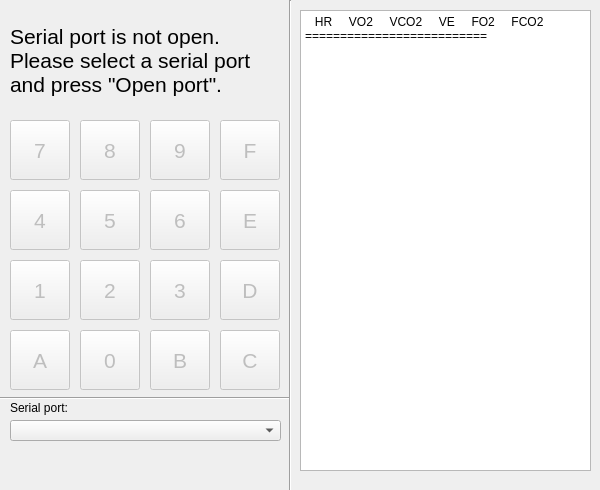
<?xml version="1.0" encoding="UTF-8"?>
<ui version="4.0">
 <class>vo2000interface</class>
 <widget class="QDialog" name="vo2000interface">
  <property name="geometry">
   <rect>
    <x>0</x>
    <y>0</y>
    <width>600</width>
    <height>490</height>
   </rect>
  </property>
  <property name="windowTitle">
   <string>VO2000 Interface</string>
  </property>
  <widget class="QLabel" name="display">
   <property name="geometry">
    <rect>
     <x>10</x>
     <y>10</y>
     <width>271</width>
     <height>101</height>
    </rect>
   </property>
   <property name="font">
    <font>
     <pointsize>16</pointsize>
    </font>
   </property>
   <property name="text">
    <string>Serial port is not open.
Please select a serial port
and press &quot;Open port&quot;.</string>
   </property>
  </widget>
  <widget class="QPushButton" name="pushButton_7">
   <property name="enabled">
    <bool>false</bool>
   </property>
   <property name="geometry">
    <rect>
     <x>10</x>
     <y>120</y>
     <width>60</width>
     <height>60</height>
    </rect>
   </property>
   <property name="font">
    <font>
     <pointsize>16</pointsize>
    </font>
   </property>
   <property name="text">
    <string>7</string>
   </property>
  </widget>
  <widget class="QPushButton" name="pushButton_8">
   <property name="enabled">
    <bool>false</bool>
   </property>
   <property name="geometry">
    <rect>
     <x>80</x>
     <y>120</y>
     <width>60</width>
     <height>60</height>
    </rect>
   </property>
   <property name="font">
    <font>
     <pointsize>16</pointsize>
    </font>
   </property>
   <property name="text">
    <string>8</string>
   </property>
  </widget>
  <widget class="QPushButton" name="pushButton_9">
   <property name="enabled">
    <bool>false</bool>
   </property>
   <property name="geometry">
    <rect>
     <x>150</x>
     <y>120</y>
     <width>60</width>
     <height>60</height>
    </rect>
   </property>
   <property name="font">
    <font>
     <pointsize>16</pointsize>
    </font>
   </property>
   <property name="text">
    <string>9</string>
   </property>
  </widget>
  <widget class="QPushButton" name="pushButton_F">
   <property name="enabled">
    <bool>false</bool>
   </property>
   <property name="geometry">
    <rect>
     <x>220</x>
     <y>120</y>
     <width>60</width>
     <height>60</height>
    </rect>
   </property>
   <property name="font">
    <font>
     <pointsize>16</pointsize>
    </font>
   </property>
   <property name="text">
    <string>F</string>
   </property>
  </widget>
  <widget class="QPushButton" name="pushButton_6">
   <property name="enabled">
    <bool>false</bool>
   </property>
   <property name="geometry">
    <rect>
     <x>150</x>
     <y>190</y>
     <width>60</width>
     <height>60</height>
    </rect>
   </property>
   <property name="font">
    <font>
     <pointsize>16</pointsize>
    </font>
   </property>
   <property name="text">
    <string>6</string>
   </property>
  </widget>
  <widget class="QPushButton" name="pushButton_E">
   <property name="enabled">
    <bool>false</bool>
   </property>
   <property name="geometry">
    <rect>
     <x>220</x>
     <y>190</y>
     <width>60</width>
     <height>60</height>
    </rect>
   </property>
   <property name="font">
    <font>
     <pointsize>16</pointsize>
    </font>
   </property>
   <property name="text">
    <string>E</string>
   </property>
  </widget>
  <widget class="QPushButton" name="pushButton_5">
   <property name="enabled">
    <bool>false</bool>
   </property>
   <property name="geometry">
    <rect>
     <x>80</x>
     <y>190</y>
     <width>60</width>
     <height>60</height>
    </rect>
   </property>
   <property name="font">
    <font>
     <pointsize>16</pointsize>
    </font>
   </property>
   <property name="text">
    <string>5</string>
   </property>
  </widget>
  <widget class="QPushButton" name="pushButton_4">
   <property name="enabled">
    <bool>false</bool>
   </property>
   <property name="geometry">
    <rect>
     <x>10</x>
     <y>190</y>
     <width>60</width>
     <height>60</height>
    </rect>
   </property>
   <property name="font">
    <font>
     <pointsize>16</pointsize>
    </font>
   </property>
   <property name="text">
    <string>4</string>
   </property>
  </widget>
  <widget class="QPushButton" name="pushButton_3">
   <property name="enabled">
    <bool>false</bool>
   </property>
   <property name="geometry">
    <rect>
     <x>150</x>
     <y>260</y>
     <width>60</width>
     <height>60</height>
    </rect>
   </property>
   <property name="font">
    <font>
     <pointsize>16</pointsize>
    </font>
   </property>
   <property name="text">
    <string>3</string>
   </property>
  </widget>
  <widget class="QPushButton" name="pushButton_D">
   <property name="enabled">
    <bool>false</bool>
   </property>
   <property name="geometry">
    <rect>
     <x>220</x>
     <y>260</y>
     <width>60</width>
     <height>60</height>
    </rect>
   </property>
   <property name="font">
    <font>
     <pointsize>16</pointsize>
    </font>
   </property>
   <property name="text">
    <string>D</string>
   </property>
  </widget>
  <widget class="QPushButton" name="pushButton_2">
   <property name="enabled">
    <bool>false</bool>
   </property>
   <property name="geometry">
    <rect>
     <x>80</x>
     <y>260</y>
     <width>60</width>
     <height>60</height>
    </rect>
   </property>
   <property name="font">
    <font>
     <pointsize>16</pointsize>
    </font>
   </property>
   <property name="text">
    <string>2</string>
   </property>
  </widget>
  <widget class="QPushButton" name="pushButton_1">
   <property name="enabled">
    <bool>false</bool>
   </property>
   <property name="geometry">
    <rect>
     <x>10</x>
     <y>260</y>
     <width>60</width>
     <height>60</height>
    </rect>
   </property>
   <property name="font">
    <font>
     <pointsize>16</pointsize>
    </font>
   </property>
   <property name="text">
    <string>1</string>
   </property>
  </widget>
  <widget class="QPushButton" name="pushButton_B">
   <property name="enabled">
    <bool>false</bool>
   </property>
   <property name="geometry">
    <rect>
     <x>150</x>
     <y>330</y>
     <width>60</width>
     <height>60</height>
    </rect>
   </property>
   <property name="font">
    <font>
     <pointsize>16</pointsize>
    </font>
   </property>
   <property name="text">
    <string>B</string>
   </property>
  </widget>
  <widget class="QPushButton" name="pushButton_C">
   <property name="enabled">
    <bool>false</bool>
   </property>
   <property name="geometry">
    <rect>
     <x>220</x>
     <y>330</y>
     <width>60</width>
     <height>60</height>
    </rect>
   </property>
   <property name="font">
    <font>
     <pointsize>16</pointsize>
    </font>
   </property>
   <property name="text">
    <string>C</string>
   </property>
  </widget>
  <widget class="QPushButton" name="pushButton_0">
   <property name="enabled">
    <bool>false</bool>
   </property>
   <property name="geometry">
    <rect>
     <x>80</x>
     <y>330</y>
     <width>60</width>
     <height>60</height>
    </rect>
   </property>
   <property name="font">
    <font>
     <pointsize>16</pointsize>
    </font>
   </property>
   <property name="text">
    <string>0</string>
   </property>
  </widget>
  <widget class="QPushButton" name="pushButton_A">
   <property name="enabled">
    <bool>false</bool>
   </property>
   <property name="geometry">
    <rect>
     <x>10</x>
     <y>330</y>
     <width>60</width>
     <height>60</height>
    </rect>
   </property>
   <property name="font">
    <font>
     <pointsize>16</pointsize>
    </font>
   </property>
   <property name="text">
    <string>A</string>
   </property>
  </widget>
  <widget class="QComboBox" name="comboBox">
   <property name="geometry">
    <rect>
     <x>10</x>
     <y>420</y>
     <width>271</width>
     <height>21</height>
    </rect>
   </property>
  </widget>
  <widget class="QLabel" name="serialPort_lbl">
   <property name="geometry">
    <rect>
     <x>10</x>
     <y>400</y>
     <width>71</width>
     <height>16</height>
    </rect>
   </property>
   <property name="text">
    <string>Serial port:</string>
   </property>
  </widget>
  <widget class="Line" name="line">
   <property name="geometry">
    <rect>
     <x>0</x>
     <y>390</y>
     <width>291</width>
     <height>16</height>
    </rect>
   </property>
   <property name="orientation">
    <enum>Qt::Horizontal</enum>
   </property>
  </widget>
  <widget class="QDialogButtonBox" name="buttonBox">
   <property name="enabled">
    <bool>true</bool>
   </property>
   <property name="geometry">
    <rect>
     <x>15</x>
     <y>450</y>
     <width>261</width>
     <height>31</height>
    </rect>
   </property>
   <property name="standardButtons">
    <set>QDialogButtonBox::NoButton</set>
   </property>
  </widget>
  <widget class="Line" name="line_2">
   <property name="geometry">
    <rect>
     <x>280</x>
     <y>0</y>
     <width>20</width>
     <height>491</height>
    </rect>
   </property>
   <property name="orientation">
    <enum>Qt::Vertical</enum>
   </property>
  </widget>
  <widget class="QTextBrowser" name="textBrowser">
   <property name="geometry">
    <rect>
     <x>300</x>
     <y>10</y>
     <width>291</width>
     <height>461</height>
    </rect>
   </property>
   <property name="html">
    <string>&lt;!DOCTYPE HTML PUBLIC &quot;-//W3C//DTD HTML 4.0//EN&quot; &quot;http://www.w3.org/TR/REC-html40/strict.dtd&quot;&gt;
&lt;html&gt;&lt;head&gt;&lt;meta name=&quot;qrichtext&quot; content=&quot;1&quot; /&gt;&lt;style type=&quot;text/css&quot;&gt;
p, li { white-space: pre-wrap; }
&lt;/style&gt;&lt;/head&gt;&lt;body style=&quot; font-family:'Sans Serif'; font-size:9pt; font-weight:400; font-style:normal;&quot;&gt;
&lt;p style=&quot; margin-top:0px; margin-bottom:0px; margin-left:0px; margin-right:0px; -qt-block-indent:0; text-indent:0px;&quot;&gt;   HR     VO2     VCO2     VE     FO2     FCO2&lt;/p&gt;
&lt;p style=&quot; margin-top:0px; margin-bottom:0px; margin-left:0px; margin-right:0px; -qt-block-indent:0; text-indent:0px;&quot;&gt;==========================&lt;/p&gt;&lt;/body&gt;&lt;/html&gt;</string>
   </property>
  </widget>
 </widget>
 <resources/>
 <connections/>
</ui>
